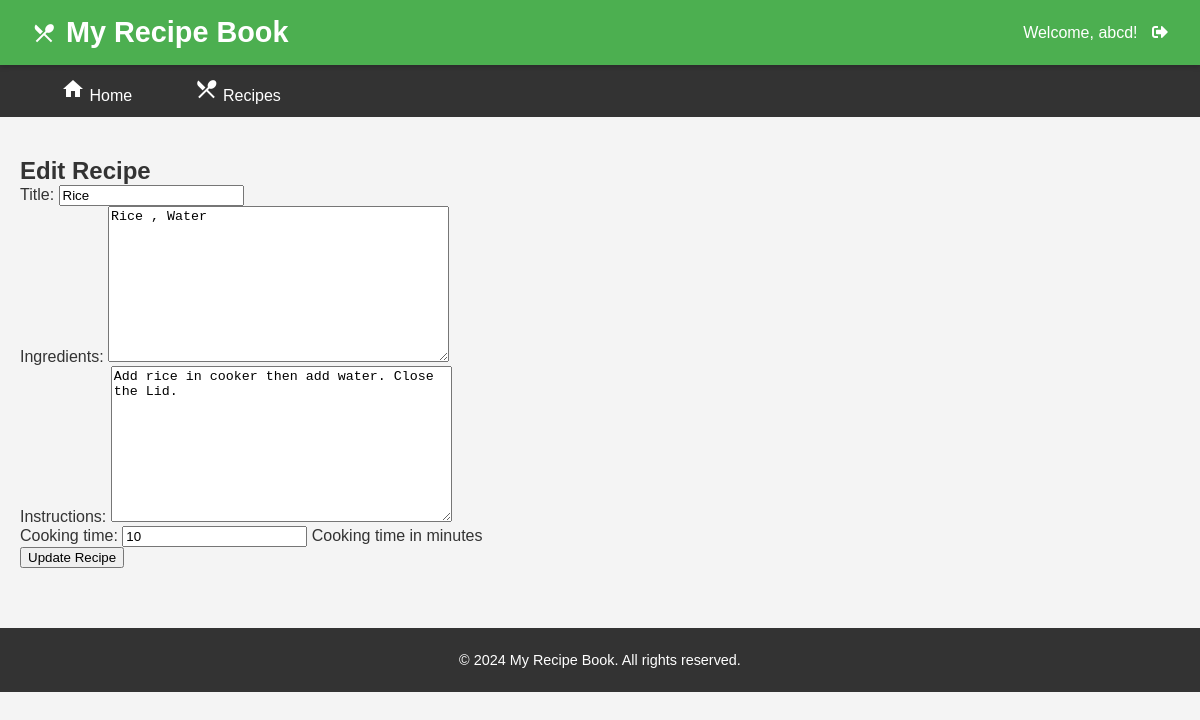
The app's page /recipes/5/edit/ (signed in) with its own data.
### app/models.py (models this page shows, shortened)
class Recipe(models.Model):
    title = models.CharField(max_length=255)
    author = models.ForeignKey(User, on_delete=models.CASCADE)
    ingredients = models.TextField()
    instructions = models.TextField()
    cooking_time = models.PositiveIntegerField(help_text="Cooking time in minutes")
    created_at = models.DateTimeField(auto_now_add=True)
    updated_at = models.DateTimeField(auto_now=True)

### app/views.py (the view)
# urls.py: path('recipes/<int:recipe_id>/edit/', edit_recipe, name='edit_recipe'),
@login_required
def edit_recipe(request, recipe_id):
    recipe = get_object_or_404(Recipe, pk=recipe_id)
    if request.user != recipe.author:
        return render(request, 'recipe_book/permission_denied.html')
    if request.method == 'POST':
        form = RecipeForm(request.POST, instance=recipe)
        if form.is_valid():
            form.save()
            return redirect('recipe_detail', recipe_id=recipe_id)
    else:
        form = RecipeForm(instance=recipe)
    return render(request, 'recipe_book/edit_recipe.html', {'form': form, 'recipe': recipe})

### app/forms.py
class RecipeForm(forms.ModelForm):
    class Meta:
        model = Recipe
        fields = ['title', 'ingredients', 'instructions', 'cooking_time']

### app/templates/recipe_book/edit_recipe.html (shortened to what this page needs)
{% extends 'base.html' %}
{% block content %}
  <h2>Edit Recipe</h2>
  <form method="post" action="{% url 'edit_recipe' recipe.id %}">
    {{ form.as_p }}
    <button type="submit">Update Recipe</button>
  </form>
{% endblock %}

### app/templates/base.html (shortened to what this page needs)
<!DOCTYPE html>
<html lang="en">
<head>
    <link rel="stylesheet" href="https://cdnjs.cloudflare.com/ajax/libs/font-awesome/5.15.4/css/all.min.css">
    {% load static %}
    <link rel="stylesheet" href="{% static 'css/styles.css' %}">
</head>
<body>
    <header>
        <h1><i class="material-icons">restaurant_menu</i> {% block header %}My Recipe Book{% endblock %}</h1>
        <div class="icons">
            {% if user.is_authenticated %}
                <span class="intro">Welcome, {{ user.username }}! <a href="{% url 'logout' %}" class="nav-link"><i class="fas fa-sign-out-alt"></i></a></span>
            {% else %}
                <span class="intro"><a href="{% url 'login' %}" class="nav-link"><i class="fas fa-sign-in-alt"></i></a> | <a href="{% url 'signup' %}" class="nav-link"><i class="fas fa-user-plus"></i></a></span>
            {% endif %}
        </div>
    </header>
    <nav>
        <div class="menu">
            <a href="{% url 'home' %}"><i class="material-icons">home</i> Home</a>
            <a href="{% url 'recipe_list' %}"><i class="material-icons">local_dining</i> Recipes</a>
        </div>
    </nav>
    <main>
        {% block content %}{% endblock %}
    </main>
    <footer>
        <p>&copy; 2024 My Recipe Book. All rights reserved.</p>
    </footer>
</body>
</html>

### app/static/css/styles.css (style rules this page uses)
body, h1, h2, h3, p, ul, li { margin: 0; padding: 0; }
body { font-family: 'Arial', sans-serif; background: #f8f8f8; color: #333; }
header { background-color: #4CAF50; color: white; padding: 1rem; text-align: center; }
nav { display: flex; justify-content: space-between; background-color: #333; padding: 1rem; }
nav a { color: white; text-decoration: none; padding: 0.5rem 1rem; margin: 0 10px; border-radius: 5px; }

### records on screen
Recipe: title "Rice", ingredients "Rice , Water", instructions "Add rice in cooker then add water. Close the Lid.", cooking_time "10"

### other values on screen
{{ user.username }} "abcd"
